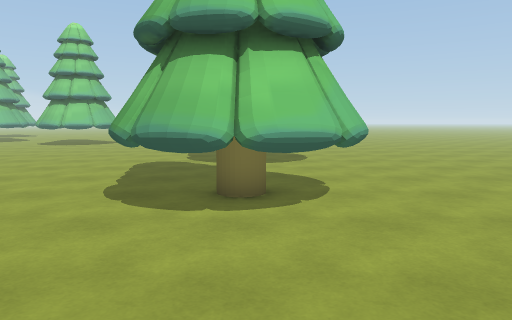
[1] (above)

24 first-person views from a walk through a scene from a Unity 3-D project. The camera is 1.4 m above the floor, tilts 6° down and sees 70° across. The floor is counted in squares, 1 m on a side. Each view is taken from the middle of a square. On the plan, view 1 faces up. The plan holds only what a view shows up to about 16 squares ahead; the rest is blank. The place goes on beyond the plan. The player is left out.

[2]
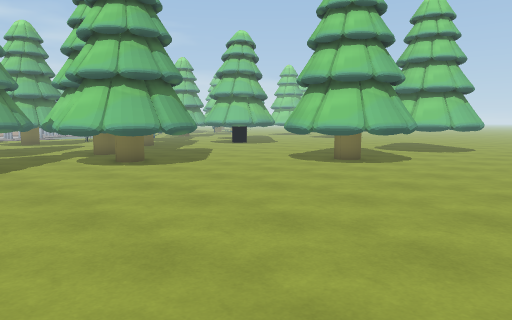

[3]
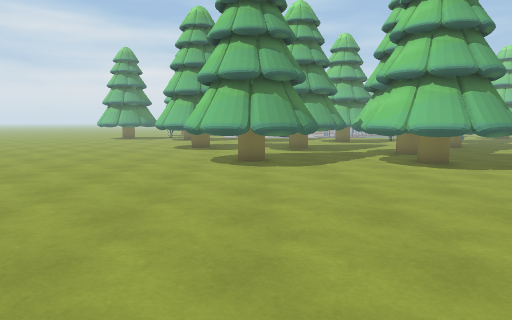

[4]
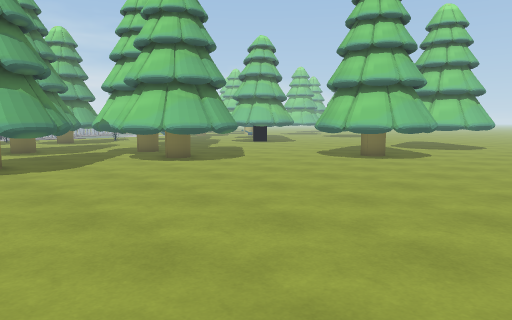

[5]
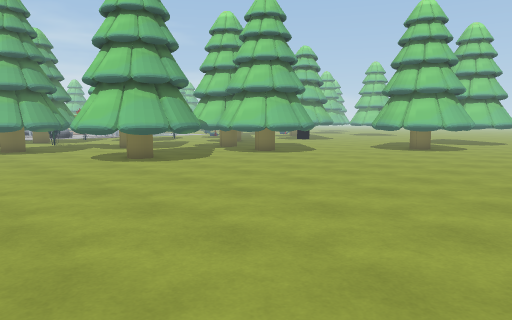

[6]
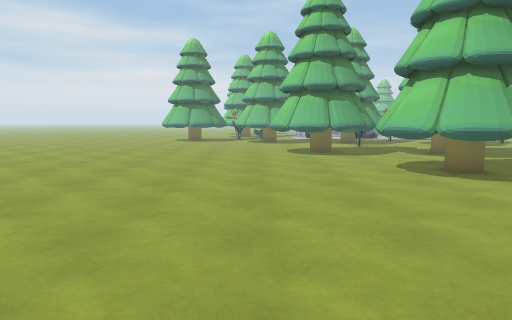

[7]
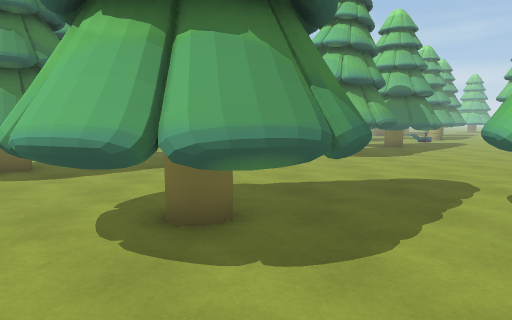

[8]
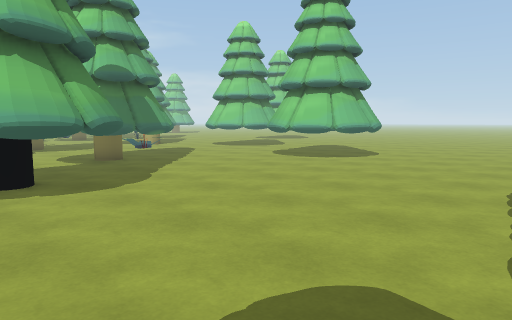

[9]
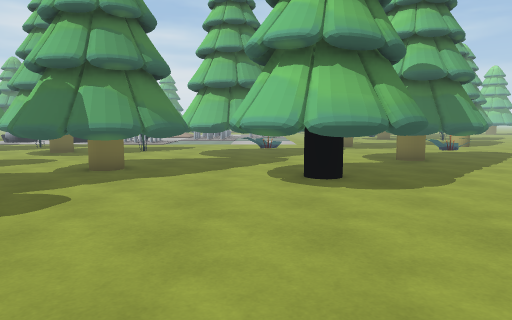

[10]
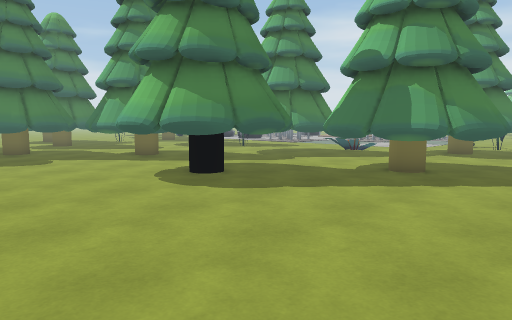

[11]
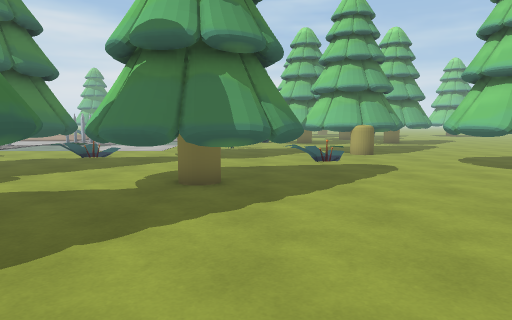

[12]
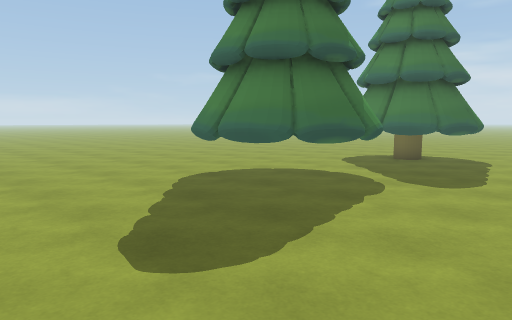

[13]
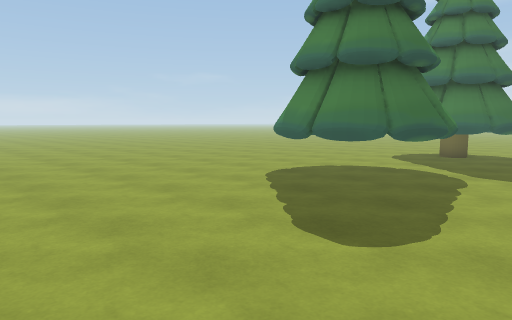

[14]
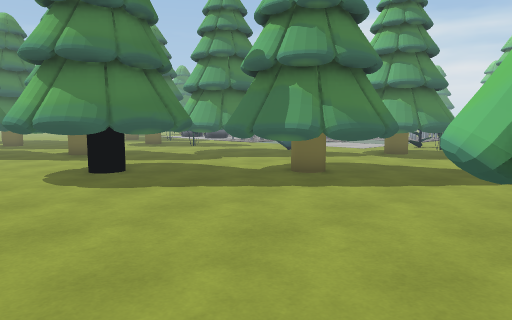

[15]
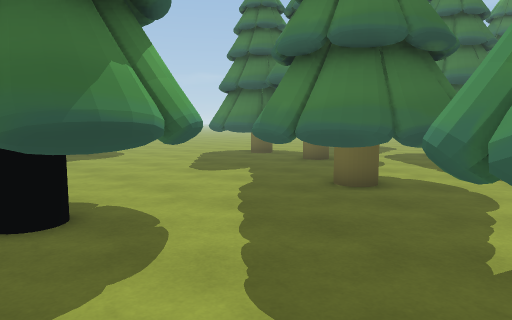

[16]
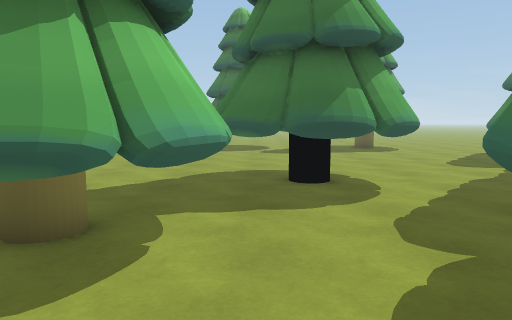

[17]
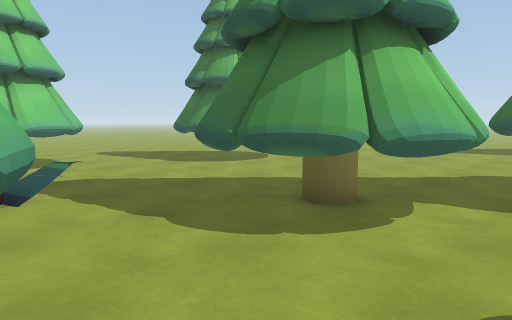

[18]
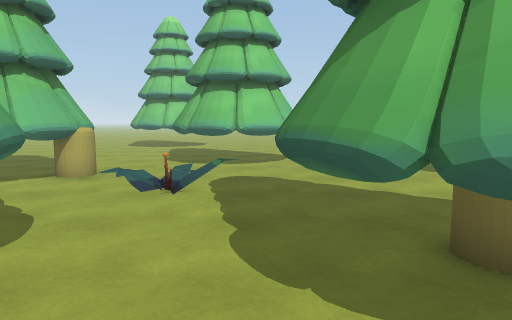

[19]
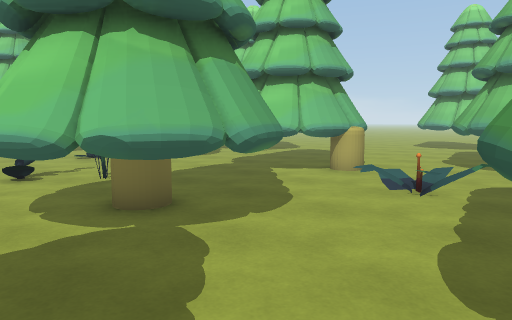

[20]
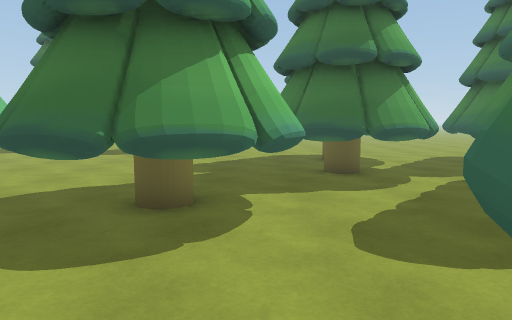

[21]
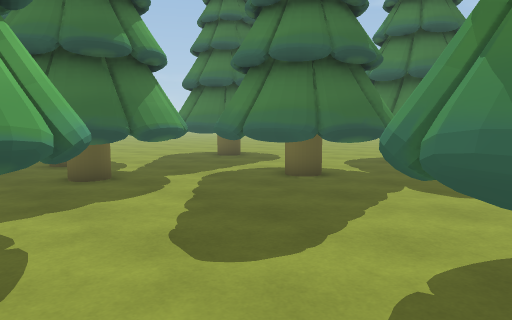

[22]
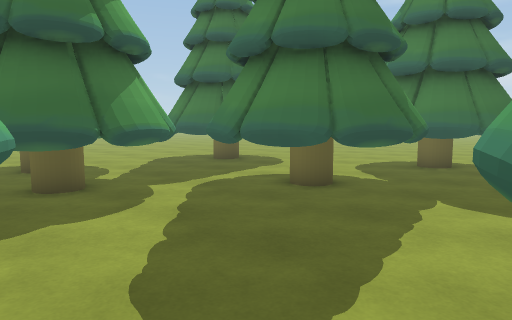

[23]
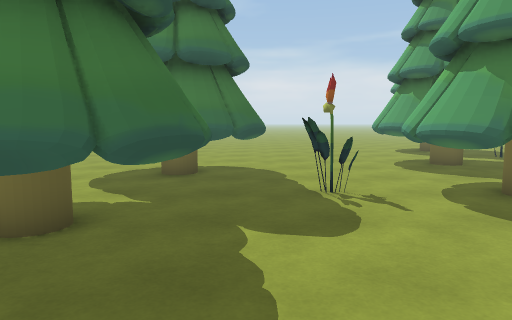

[24]
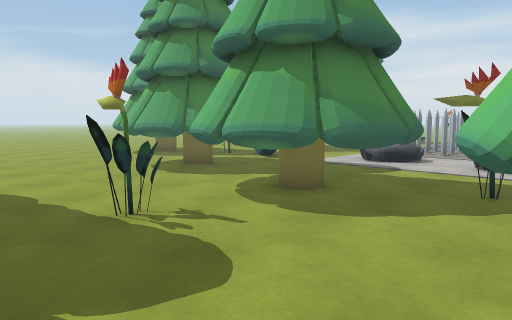

### Floor plan
Key: @ floor where view 1 was taken; # wall or solid block; . floor; T tree; F flower; S spikes; O other object.
Columns run from 30 left of view 1 to 7 right of it. Each row starts with its distance up from view 1.
 23        #...##....#   #.....
 22        #.........## ##............
 21        #..........###.................
 20   .   ##.FFF..........................
 19   ...  ...FF..........................
 18    ...........TTT.....................
 17 ...    TTT...TTTTT....................
 16 ....F  TTTT.TTTTTT...........###......
 15 .....  TTTT.TTTTTT..........## ##.....
 14 ...F. TTTT...TTTTTTTT.......#   #.....
 13        TTT....TT.TTTTT......##  #.....
 12        .........TTTTTT.......####.....
 11        .FFF###...TTTTT................
 10         FF   ##..TTTT.................
  9        ...    #....T........TTTT......
  8        ...   ##.TTT.........TTTTT....
  7        ...   #.TTTTT.......TTTTTT...
  6             ...TTTTT........TTTTT...
  5             ...TTTTT.........TTT....
  4            . ..TTTTTTTT.............
  3             TT...T TTTTTTTT..........
  2              TT....TTT TTTTT.........
  1             TT.....TTT TTTTT.........
  0             TT.....TTT  TTTT..@......
 -1         ..  T...TTTTTTT TTT..........
 -2       ..F.......TTTTT................
 -3       .. TTT....TTTT ..TTT...........
 -4       .. TTTT...TT   .TTTTT..........
 -5 SS OO     TTT.F.. T ..TTTTT...........
 -6  S OO      TT...TTT... TTTT..........
 -7             ...TTTTT.. TTT............
 -8          TT....TTTTT.................
 -9         TTTT...TTTTT.................
-10      .O TTTT....  T..................
-11      ..   TT........................
-12      O.    ......................    .

Positions as (right, up) in squares from view 1, and headings:
1: (0, 0), facing up
2: (7, -5), facing up-left
3: (7, -5), facing left
4: (7, -7), facing up-left
5: (7, -12), facing up-left
6: (4, -11), facing left
7: (5, 8), facing left
8: (-2, 10), facing up-left
9: (-2, 10), facing left
10: (-5, 20), facing down-left
11: (-7, 17), facing left
12: (-6, 21), facing down-right
13: (-5, 23), facing down-right
14: (-7, 22), facing down-left
15: (-17, 13), facing down-right
16: (-20, 13), facing right
17: (-21, 12), facing up-right
18: (-18, 12), facing up
19: (-17, 12), facing up-left
20: (-19, 4), facing right
21: (-18, 5), facing down-right
22: (-17, 4), facing down-right
23: (-15, 2), facing down
24: (-14, 0), facing down-left
